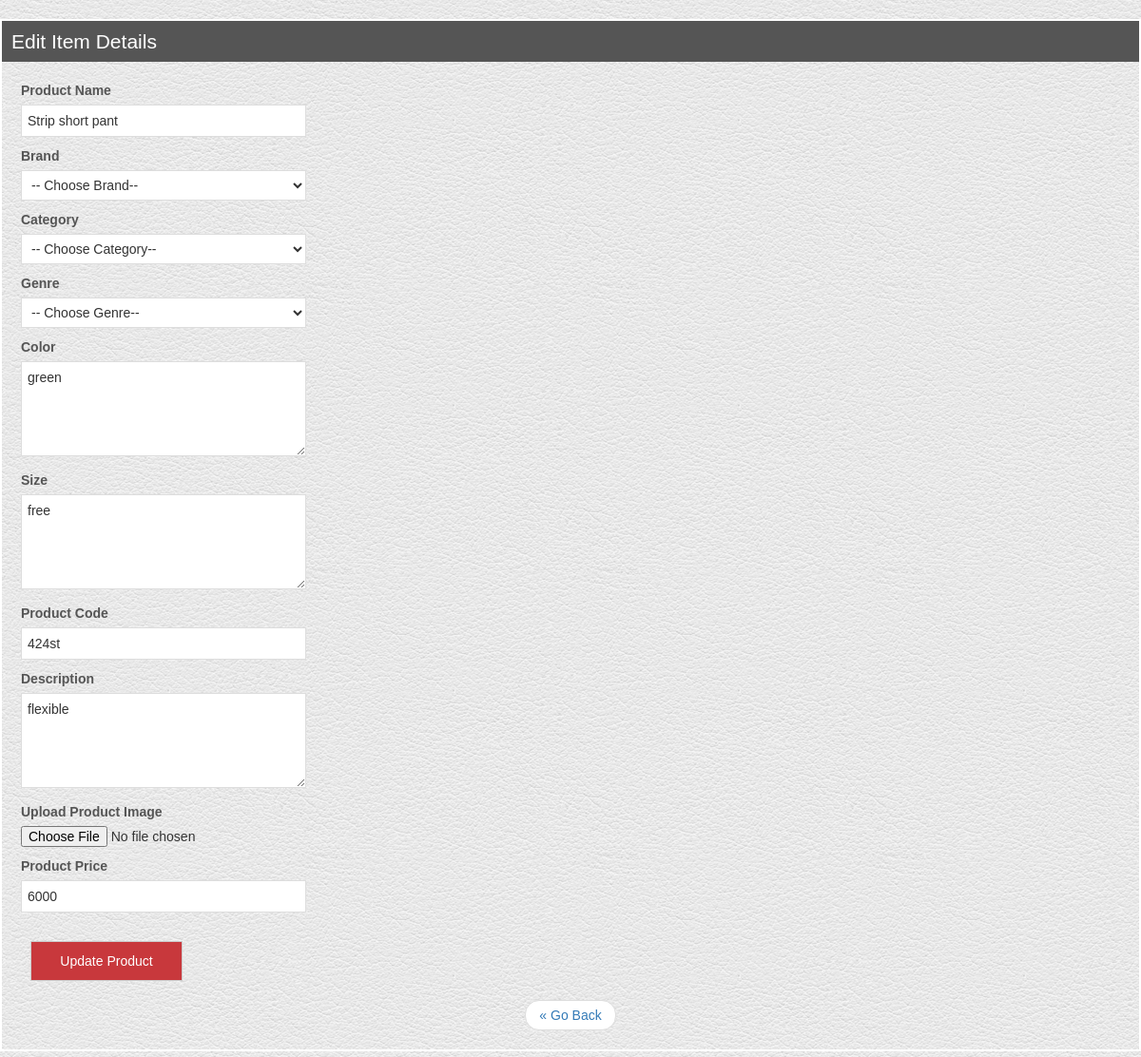
The app's page /admin/productedit.php?id=1 with its own data.
### tables this page shows
CREATE TABLE `product` (
  `productid` int(100) NOT NULL,
  `brandid` int(100) NOT NULL,
  `cateid` int(100) NOT NULL,
  `genid` int(100) NOT NULL,
  `productcode` varchar(100) NOT NULL,
  `productname` varchar(255) NOT NULL,
  `colordescription` text NOT NULL,
  `sizedescription` text NOT NULL,
  `description` text NOT NULL,
  `image` varchar(255) NOT NULL,
  `price` varchar(255) NOT NULL,
  `Status` varchar(20) NOT NULL,
  `discount` int(100) NOT NULL
);

### admin/productedit.php (the view, shortened to what this page needs)
<!DOCTYPE HTML>
<html lang="en-US">
<head>
   <link rel="stylesheet" href="css/bootstrap.min.css">
   <link rel="stylesheet" href="css/style.css">
</head>
<body>
<?php
  include 'config.php';
  $id = $_GET['id'];
  $result = $mysqli->query("SELECT * FROM product WHERE productid = $id");
  $row = mysqli_fetch_assoc($result);
?>
<h1>Edit Item Details</h1>
<form action="productupdate.php" method="post" enctype="multipart/form-data">
  <label for="name">Product Name</label>
  <input type="text" name="productname" id="name" value="<?php echo $row['productname'] ?>">
  <label for="brand">Brand</label>
  <select name="brand_id" id="brand">
    <option value="">-- Choose Brand--</option>
  </select>
  <label for="cate">Category</label>
  <select name="cate_id" id="cate">
    <option value="">-- Choose Category--</option>
  </select>
  <label for="genre">Genre</label>
  <select name="gen_id" id="gen">
    <option value="">-- Choose Genre--</option>
  </select>
  <label for="color">Color</label>
  <textarea name="colordescription" id="color" rows="1" cols="20"><?php echo $row['colordescription'] ?></textarea>
  <label for="size">Size</label>
  <textarea name="sizedescription" id="size" rows="1" cols="20"><?php echo $row['sizedescription'] ?></textarea>
  <label for="code">Product Code</label>
  <input type="text" name="productcode" id="code" value="<?php echo $row['productcode'] ?>">
  <label for="desc">Description</label>
  <textarea name="description" id="desc" rows="5" cols="20"><?php echo $row['description'] ?></textarea>
  <label for="img">Upload Product Image</label>
  <input type="file" name="proimg" id="img">
  <label for="price">Product Price</label>
  <input type="text" name="price" id="price" value="<?php echo $row['price'] ?>">
  <br><br>
  <input type="submit" value="Update Product" class="new">
</form>
<ul class="pager"><li><a href="productlist.php">&laquo; Go Back</a></li></ul>
</body>
</html>

### admin/css/style.css (style rules this page uses)
body { background:url(../logo/white_leather.png); }
body { font-family: Arial, Helvetica, sans-serif; margin: 20px auto; }
h1 { padding: 10px; font-size: 21px; background: #555; margin: 0; color: #fff; }
input.new { display: block; padding: 8px 0; text-align: center; width: 160px; margin: 10px; color: #fff; background: #c8383c; border: 1px solid #ccc; text-decoration: none; }
form { margin: 20px; }
form label { display: block; margin-top: 10px; color: #555; }
input[type=text], input[type=password], textarea, select { font-family: Arial, Helvetica, sans-serif; border: 1px solid #ddd; padding: 6px; width: 300px; background: #fff; }
textarea { height: 100px; }
input[type=submit] { padding: 10px 24px; margin-right: 10px; }

### admin/productedit.php (style rules this page uses)
body { width: 1200px; border: 2px solid #fff; }

### records on screen
product: productname "Strip short pant", colordescription "green", sizedescription "free", productcode "424st", description "flexible", price "6000"
